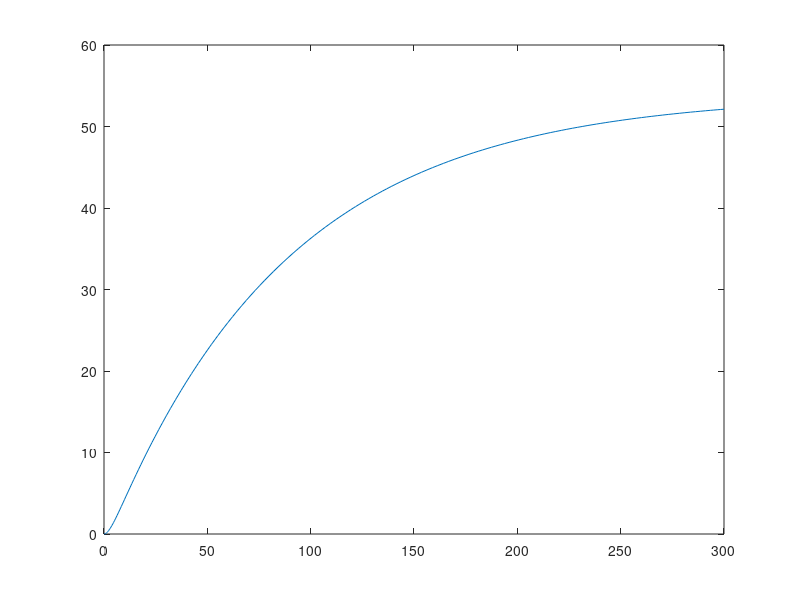

The MATLAB script that drew this image:
function valid_50
% parameter values
% time is in minutes
tspan=[0 300]; 
xzero=[0;0];
% parameter values  (Time is in minutes)
a=0.01*60;
b=0.0058*60;
c=0.006*60;
d=0.000192*60;
[t,y]=ode45(@g,tspan,xzero);
figure
plot(t,y(:,2))

function dy=g(t,x)
% ODE for  mRNA and protein production and decay (Thattai-Van Oudenaarden)
dy=[a-b*x(1); c*x(1)-d*x(2)];
end

end
